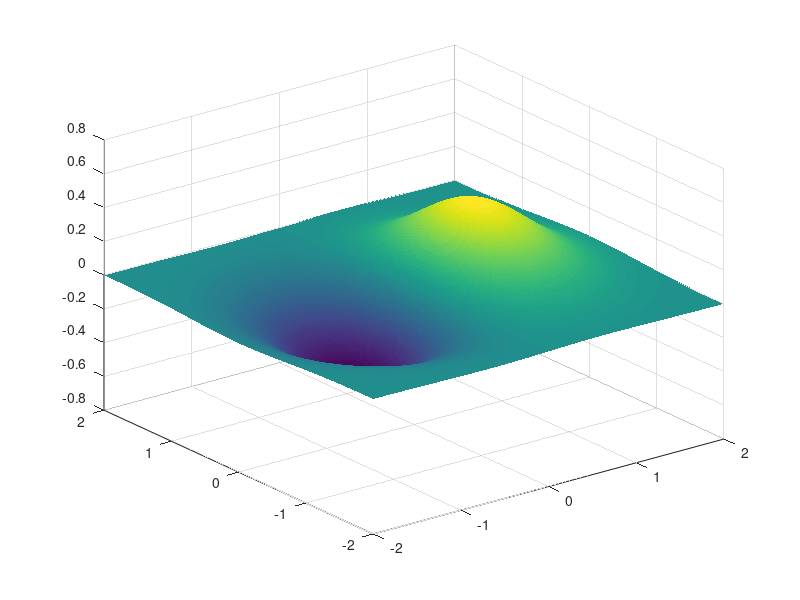

This figure's MATLAB source:
% clear
% [X,Y,Z] = peaks(50);
% figure
% surf(X,Y,Z)


%
% INPUT:
%
% xx = [x1, x2]
%
%%%%%%%%%%%%%%%%%%%%%%%%%%%%%%%%%%%%%%%%%%%%%%%%%%%%%%%%%%%%%%%%%%%%%%%%%%
clear
[X,Y] = meshgrid(-2:.02:2, -2:.02:2);
Z = X .* exp(-X.^2 - Y.^2);
% %%%%%%%%%%%%%  Eggholder function %%%%%%%%%%%%%
% x1= -512:5:512;
% x2= -512:5:512;
% [x1,x2]=meshgrid(x,x);


% term1 = -(x2+47)* sin(sqrt(abs(x2+x1/2+47)));
% term2 = -x1* sin(sqrt(abs(x1-(x2+47))));
% 
% y = term1 + term2;
% plot::Function3d(,x1=-512..512,x2=-512..512)
%%%%%%%%%%%%---six-hump camel function  %%%%%%%%%
% x1 = rand(50,1)+2;
% x2 = rand(1,50)+1;
% term1 = (4-2.1*x1.^2+(x1.^4)/3) * (x1.^2)';
% term2 = x1*x2;
% term3 = (-4+4*x2.^2)'* x2.^2;
% 
% y = term1 + term2 + term3;

figure
h= surf(X,Y,Z);
set(h,'LineStyle','none')

